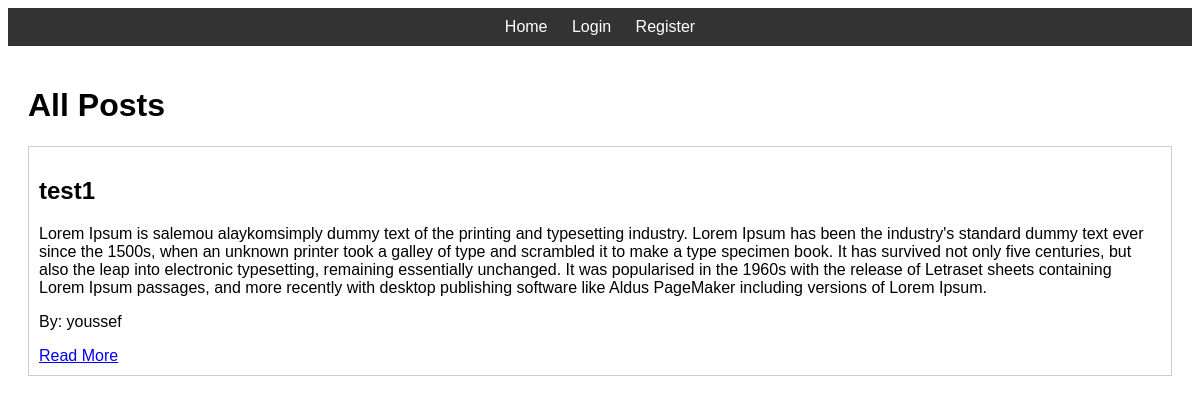
The page /home on the database its author committed.
### app/models.py (models this page shows)
class Post(db.Model):
    id = db.Column(db.Integer, primary_key=True)
    title = db.Column(db.String(100), nullable=False)
    content = db.Column(db.Text, nullable=False)
    user_id = db.Column(db.Integer, db.ForeignKey('user.id'), nullable=False)

class User(db.Model, UserMixin):
    id = db.Column(db.Integer, primary_key=True)
    username = db.Column(db.String(20), unique=True, nullable=False)
    password = db.Column(db.String(60), nullable=False)
    posts = db.relationship('Post', backref='author', lazy=True)

### app/routes.py (the view)
@main_blueprint.route("/")
@main_blueprint.route("/home")
def home():
    posts = Post.query.all()
    return render_template('index.html', posts=posts)

### app/templates/index.html (shortened to what this page needs)
{% extends "base.html" %}
{% block content %}
    <h1>All Posts</h1>
    {% for post in posts %}
        <div class="post">
            <h2>{{ post.title }}</h2>
            <p>{{ post.content }}</p>
            <p>By: {{ post.author.username }}</p>
            <a href="{{ url_for('main.post', post_id=post.id) }}">Read More</a>
        </div>
    {% endfor %}
{% endblock %}

### app/templates/base.html (shortened to what this page needs)
<!DOCTYPE html>
<html lang="en">
<head>
    <link rel="stylesheet" href="{{ url_for('static', filename='styles.css') }}">
</head>
<body>
    <nav>
        <a href="{{ url_for('main.home') }}">Home</a>
        {% if current_user.is_authenticated %}
            <a href="{{ url_for('main.new_post') }}">New Post</a>
            <a href="{{ url_for('main.logout') }}">Logout</a>
        {% else %}
            <a href="{{ url_for('main.login') }}">Login</a>
            <a href="{{ url_for('main.register') }}">Register</a>
        {% endif %}
    </nav>
    <div class="content">
        {% block content %}{% endblock %}
    </div>
</body>
</html>

### static/styles.css (style rules this page uses)
body { font-family: Arial, sans-serif; }
nav { background-color: #333; color: white; padding: 10px; text-align: center; }
nav a { color: white; padding: 10px; text-decoration: none; }
.content { padding: 20px; }
.post { border: 1px solid #ccc; padding: 10px; margin-bottom: 10px; }

### rows shown on the page
Post: title "test1", content "Lorem Ipsum is salemou alaykomsimply dummy text of the printing and typesetting industry. Lorem Ipsum has been the industry's standard dummy text ever since the 1500s, when an unknown printer took a galley of type and scrambled it to make a type specimen book. It has survived not only five centuries, but also the leap into electronic typesetting, remaining essentially unchanged. It was popularised in the 1960s with the release of Letraset sheets containing Lorem Ipsum passages, and more recently with desktop publishing software like Aldus PageMaker including versions of Lorem Ipsum.", author.username "youssef"
